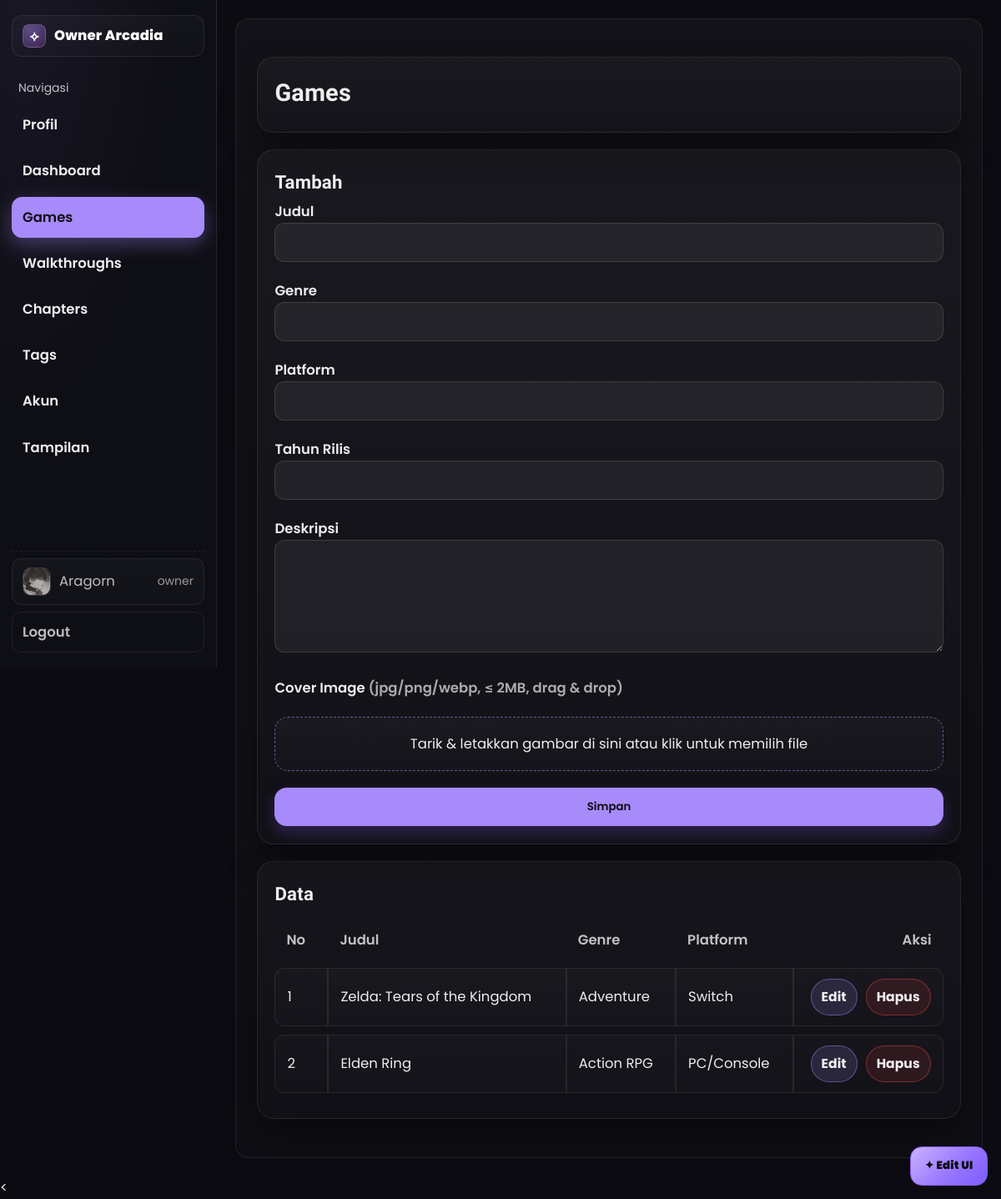
Page /public/admin/games.php (signed in) on the committed database.
### tables this page shows
CREATE TABLE `users` (
  `id` int(11) NOT NULL,
  `name` varchar(120) NOT NULL,
  `full_name` varchar(100) DEFAULT NULL,
  `username` varchar(50) DEFAULT NULL,
  `email` varchar(150) NOT NULL,
  `password_hash` varchar(255) NOT NULL,
  `role` enum('OWNER','ADMIN','USER') NOT NULL DEFAULT 'USER',
  `avatar_url` varchar(255) DEFAULT NULL,
  `banner_url` varchar(255) DEFAULT NULL,
  `created_at` timestamp NOT NULL DEFAULT current_timestamp(),
  `last_login_at` datetime DEFAULT NULL,
  `bio` text DEFAULT NULL,
  `is_active` tinyint(1) NOT NULL DEFAULT 1,
  `updated_at` timestamp NULL DEFAULT current_timestamp() ON UPDATE current_timestamp()
);

CREATE TABLE `games` (
  `id` int(11) NOT NULL,
  `title` varchar(150) NOT NULL,
  `genre` varchar(80) DEFAULT NULL,
  `platform` varchar(80) DEFAULT NULL,
  `release_year` int(11) DEFAULT NULL,
  `image_url` varchar(255) DEFAULT NULL,
  `description` text DEFAULT NULL,
  `cover_blob` longblob DEFAULT NULL,
  `cover_mime` varchar(40) DEFAULT NULL,
  `cover_size` int(11) DEFAULT NULL,
  `image_original_url` text DEFAULT NULL,
  `cover_focus_x` int(11) DEFAULT NULL,
  `cover_focus_y` int(11) DEFAULT NULL
);

### lib/db.php (called while the page is built, shortened)
<?php
function db_all($mysqli, $sql, $params = [], $types = '')
{
  $stmt = $mysqli->prepare($sql);
  if ($params)
    $stmt->bind_param($types ?: str_repeat('s', count($params)), ...$params);
  $stmt->execute();
  $res = $stmt->get_result();
  $rows = $res ? $res->fetch_all(MYSQLI_ASSOC) : [];
  return $rows;
}
function db_one($mysqli, $sql, $params = [], $types = '')
{
  $rows = db_all($mysqli, $sql, $params, $types);
  return $rows[0] ?? null;
}
?>

### lib/helpers.php (called while the page is built, shortened)
<?php
function e($s)
{
  return htmlspecialchars((string) $s, ENT_QUOTES, 'UTF-8');
}
?>

### public/admin/games.php (the view, shortened to what this page needs)
<?php
require_once __DIR__ . '/../../config.php';
require_once __DIR__ . '/../../lib/helpers.php';
require_once __DIR__ . '/../../lib/db.php';
$action = $_POST['action'] ?? ($_GET['action'] ?? 'list');
require_once __DIR__ . '/_header.php';
?>
<div class="card">
  <h1>Games</h1>
</div>
<?php
if ($action === 'edit') {
  $id = (int)($_GET['id'] ?? 0);
  $g = db_one($mysqli, "SELECT * FROM games WHERE id=?", [$id], 'i');
  if (!$g) { echo '<div class="card">Data tidak ditemukan</div>'; require __DIR__ . '/_footer.php'; exit; }
  ?>
  <div class="card">
    <h2>Edit</h2>
    <form method="post" action="games.php" class="grid" enctype="multipart/form-data">
      <?php csrf_field(); ?>
      <input type="hidden" name="id" value="<?= (int)$g['id'] ?>"/>
      <input type="hidden" name="action" value="update">
      <label>Judul <input class="input" name="title" value="<?= e($g['title']) ?>"></label>
      <label>Genre <input class="input" name="genre" value="<?= e($g['genre']) ?>"></label>
      <label>Platform <input class="input" name="platform" value="<?= e($g['platform']) ?>"></label>
      <label>Tahun Rilis <input class="input" type="number" name="release_year" value="<?= e($g['release_year']) ?>"></label>
      <label>Deskripsi <textarea name="description" rows="5"><?= e($g['description']) ?></textarea></label>
      <?php if (!empty($g['image_url'])): ?>
        <div class="small">Cover saat ini: <a href="<?= e($g['image_url']) ?>" target="_blank">lihat</a></div>
      <?php endif; ?>
      <label>Ganti Cover <span style="opacity:.7">(jpg/png/webp, ≤ 2MB, drag & drop)</span></label>
      <div class="dz" id="dz-cover">
        <div>Tarik & letakkan gambar di sini atau klik untuk memilih file</div>
        <div class="err" id="dz-err"></div>
        <div class="thumb" id="dz-thumb"><img id="dz-img" alt="preview"></div>
        <input class="hidden-file" type="file" id="cover" name="cover" accept=".jpg,.jpeg,.png,.webp">
      </div>
      <button class="btn">Simpan</button>
      <a class="btn gray" href="games.php">Batal</a>
    </form>
  </div>
<?php } else { ?>
  <div class="card">
    <h2>Tambah</h2>
    <form method="post" action="games.php" class="grid" enctype="multipart/form-data">
      <label>Judul <input class="input" name="title"></label>
      <label>Genre <input class="input" name="genre"></label>
      <label>Platform <input class="input" name="platform"></label>
      <label>Tahun Rilis <input class="input" type="number" name="release_year"></label>
      <label>Deskripsi <textarea name="description" rows="5"></textarea></label>
      <label>Cover Image <span style="opacity:.7">(jpg/png/webp, ≤ 2MB, drag & drop)</span></label>
      <div class="dz" id="dz-cover">
        <div>Tarik & letakkan gambar di sini atau klik untuk memilih file</div>
      </div>
      <button class="btn">Simpan</button>
    </form>
  </div>
<?php } ?>
<?php
$rows = db_all($mysqli, "SELECT id,title,genre,platform FROM games ORDER BY id DESC");
?>
<div class="card">
  <h2>Data</h2>
  <table class="tbl">
    <thead>
      <tr>
        <th style="width:64px">No</th>
        <th>Judul</th>
        <th>Genre</th>
        <th>Platform</th>
        <th style="width:180px;text-align:right">Aksi</th>
      </tr>
    </thead>
    <tbody>
      <?php $no=1; foreach ($rows as $r): ?>
        <tr>
          <td><?= $no++ ?></td>
          <td><?= e($r['title']) ?></td>
          <td><?= e($r['genre']) ?></td>
          <td><?= e($r['platform']) ?></td>
          <td class="act">
            <div class="actions">
              <a class="chip-btn chip-edit" href="games.php?action=edit&id=<?= (int)$r['id'] ?>">Edit</a>
              <a class="chip-btn chip-del"
                 href="games.php?action=delete&id=<?= (int)$r['id'] ?>"
                 onclick="return confirm('Hapus &quot;<?= e($r['title']) ?>&quot;?')">Hapus</a>
            </div>
          </td>
        </tr>
      <?php endforeach; ?>
    </tbody>
  </table>
</div>
<?php require_once __DIR__ . '/_footer.php';

### public/admin/_header.php (shortened to what this page needs)
<?php
$ROOT = dirname(__DIR__, 2);
require_once $ROOT . '/config.php';
require_once $ROOT . '/lib/helpers.php';
require_once $ROOT . '/lib/db.php';
$path = (string)($_SERVER['REQUEST_URI'] ?? '');
function active(string $needle, string $path): string {
  return (strpos($path, $needle) !== false) ? 'is-active' : '';
}
$me  = $_SESSION['user'] ?? [];
$uid = (int)($me['id'] ?? 0);
if ($uid > 0) {
  $row = db_one($mysqli, "SELECT name, role, avatar_url FROM users WHERE id=?", [$uid], 'i');
  if ($row) {
    $me = $_SESSION['user'];
  }
}
$userName   = e($me['name'] ?? 'Admin');
$userRole   = strtolower((string)($me['role'] ?? 'admin'));
$userAvatar = trim((string)($me['avatar_url'] ?? ''));
$meFull  = function_exists('current_user') ? current_user() : ($_SESSION['user'] ?? null);
$isOwner = $meFull && strtoupper($meFull['role'] ?? '') === 'OWNER';
function app_setting($k,$def=''){
  global $mysqli;
  $has = $mysqli->query("SHOW TABLES LIKE 'app_settings'");
  $row = db_one($mysqli,"SELECT value FROM app_settings WHERE `key`=?",[$k],'s');
  return $row['value'] ?? $def;
}
$APP_LOGO = app_setting('site_logo_url','');
?>
<!doctype html>
<html lang="id">
<head>
  <link rel="stylesheet" href="/arcadia/assets/styles.css" />
</head>
<body>
<div class="admin-layout">
  <aside class="sidenav" id="sidenav" data-collapsed="false">
    <div class="brand">
      <?php if ($APP_LOGO): ?>
        <img src="<?= e($APP_LOGO) ?>" alt="Logo" style="height:28px;width:auto;display:block">
        <div>Owner Arcadia</div>
      <?php else: ?>
        <div class="brand-badge">⟡</div>
        <div>Owner Arcadia</div>
      <?php endif; ?>
    </div>
    <div class="nav-section">
      <div class="nav-title">Navigasi</div>
      <ul class="nav-list">
        <li><a class="nav-link <?= active('/admin/profile.php', $path) ?> <?= active('/admin/admin-info.php', $path) ?>" href="/arcadia/public/admin/profile.php">Profil</a></li>
        <li><a class="nav-link <?= active('/admin/index.php', $path) ?>" href="/arcadia/public/admin/">Dashboard</a></li>
        <li><a class="nav-link <?= active('/admin/games.php', $path) ?>" href="/arcadia/public/admin/games.php">Games</a></li>
        <li><a class="nav-link <?= active('/admin/walkthroughs.php', $path) ?>" href="/arcadia/public/admin/walkthroughs.php">Walkthroughs</a></li>
        <li><a class="nav-link <?= active('/admin/chapters.php', $path) ?>" href="/arcadia/public/admin/chapters.php">Chapters</a></li>
        <li><a class="nav-link <?= active('/admin/tags.php', $path) ?>" href="/arcadia/public/admin/tags.php">Tags</a></li>
        <?php if ($isOwner): ?>
          <li><a class="nav-link <?= active('/admin/users.php', $path) ?>" href="/arcadia/public/admin/users.php">Akun</a></li>
        <?php endif; ?>
        <?php if ($isOwner): ?>
          <li><a class="nav-link <?= active('/admin/appearance.php', $path) ?>" href="/arcadia/public/admin/appearance.php">Tampilan</a></li>
        <?php endif; ?>
      </ul>
    </div>
    <div class="nav-foot">
      <a class="user-chip" href="/arcadia/public/admin/profile.php" title="Kelola profil">
        <div class="avatar">
          <?php if ($userAvatar !== ''): ?>
            <img src="<?= e($userAvatar) ?>" alt="Avatar">
          <?php else: ?>
            <?= e(mb_strtoupper(mb_substr($userName,0,1))) ?>
          <?php endif; ?>
        </div>
        <div><?= $userName ?></div>
        <span class="role"><?= e($userRole) ?></span>
      </a>
      <a class="logout" href="/arcadia/public/logout.php">Logout</a>
    </div>
  </aside>
  <div class="admin-main">
    <div class="container">

### assets/styles.css (style rules this page uses)
:root { --font-body: 'Poppins', system-ui, -apple-system, 'Segoe UI', Roboto, Ubuntu, 'Helvetica Neue', Arial, 'Noto Sans', sans-serif; --font-heading: 'Rajdhani', system-ui, -apple-system, 'Segoe UI', Roboto, Ubuntu, 'Helvetica Neue', Arial, 'Noto Sans', sans-serif; }
.brand { display: flex; align-items: center; gap: .55rem; font-weight: 800; color: #fff; letter-spacing: .3px }
.nav-link { position: relative; display: inline-block; padding: .55rem .9rem; border-radius: .7rem; color: #d1d5db; border: 1px solid transparent; transition: transform .18s ease, background .25s ease, color .18s ease; will-change: transform; }
.nav-link::after { content: ""; position: absolute; left: .9rem; right: .9rem; bottom: .35rem; height: 2px; background: linear-gradient(90deg, #8b5cf6, #a78bfa); transform: scaleX(0); transform-origin: left; transition: transform .22s ease; border-radius: 2px; opacity: .9; }
:root { --bg1: #0b0b10; --bg2: #160b2e; --card: #0f1020; --text: #e5e7eb; --muted: #9ca3af; --primary: #8b5cf6; --accent: #a78bfa; --ring: rgba(139, 92, 246, .25); --border: rgba(255, 255, 255, .08); --container: 1320px; --gutter: 1.5rem; }
* { box-sizing: border-box }
html, body { height: 100% }
body { margin: 0; font-family: Inter, system-ui, -apple-system, Segoe UI, Roboto, Ubuntu, "Helvetica Neue", Arial, "Noto Sans", sans-serif; color: var(--text); background: linear-gradient(160deg, var(--bg2) 0%, #0a0617 35%, #050509 70%, #000 100%); background-attachment: fixed; }
.container { max-width: 1080px; margin: 0 auto; padding: 1.25rem }
.card { background: linear-gradient(180deg, rgba(255, 255, 255, .03), rgba(255, 255, 255, .01)); border: 1px solid var(--border); border-radius: 18px; box-shadow: 0 20px 40px rgba(0, 0, 0, .35); padding: 1rem; margin: 1rem 0 }
h1, h2, h3 { margin: .25rem 0 .5rem }
h1 { font-size: 1.75rem; letter-spacing: .2px }
h2 { font-size: 1.35rem }
a { color: var(--primary); text-decoration: none }
.btn { display: inline-block; background: var(--primary); color: #0b0b10; padding: .65rem 1.05rem; border-radius: .9rem; border: 1px solid transparent; cursor: pointer; font-weight: 600; box-shadow: 0 8px 18px rgba(139, 92, 246, .25); }
:root { --input-bg: rgba(255, 255, 255, .06); }
.input, select, textarea { width: 100%; padding: .7rem .85rem; background: var(--input-bg); color: var(--text); border: 1px solid var(--border); border-radius: .75rem; outline: none; color-scheme: dark; }
.input::placeholder { color:#a1a1aa }
.grid { display: grid; gap: 1rem }
.brand { font-weight: 800; color: #fff; letter-spacing: .4px }
:root { --container: 1320px; --gutter: 1.5rem; }
html { font-size: 16.5px; }
body { line-height: 1.6; }
.container { max-width: var(--container) !important; padding: var(--gutter) !important; }
.card { padding: 1.25rem !important; margin: 1.25rem 0 !important; border-radius: 20px !important; }
.grid { gap: 1.25rem !important; }
body, input, button, select, textarea, a, p, li, td, .small { font-family: var(--font-body) !important; font-weight: 400; line-height: 1.65; -webkit-font-smoothing: antialiased; -moz-osx-font-smoothing: grayscale; }
.nav-link, .nav-cta, .btn, label, th { font-family: var(--font-body) !important; font-weight: 600 !important; }
h1, h2, h3 { font-family: var(--font-heading) !important; font-weight: 700 !important; letter-spacing: .2px; line-height: 1.2; }
::placeholder { font-family: var(--font-body); }
:root { --nav-height: 64px; }
html { scroll-behavior: smooth; }
.avatar { width: 44px; height: 44px; border-radius: 50%; border: 1px solid var(--border); background: radial-gradient(80px 40px at -20% -10%, rgba(139, 92, 246, .35), transparent 60%), linear-gradient(180deg, rgba(255, 255, 255, .06), rgba(255, 255, 255, .02)); display: grid; place-items: center; color: #fff; font-weight: 800; letter-spacing: .4px; }
.avatar::after { content: attr(data-initial); }
.input, textarea, select { background: rgba(255,255,255,.06); color: #eee; border: 1px solid rgba(255,255,255,.12); border-radius: 12px; }

### rows in the picture
users: avatar_url (picture), name "Aragorn", role "owner"
games: title "Zelda: Tears of the Kingdom", genre "Adventure", platform "Switch"
games: title "Elden Ring", genre "Action RPG", platform "PC/Console"
